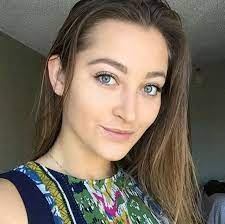
#> input picture image processing/download.jpeg, 225 x 224 px
$ python imagesmooth.py
#> lines starting #> are read from the running program, lines starting #| are printed output that depends on the picture
import cv2 as cv
from matplotlib import pyplot as pt
img = cv.imread('download.jpeg')
#> img is the input picture: shape (224, 225, 3); mean B, G, R 93.3, 107.1, 118.7
blur =cv.blur(img,(30,30))
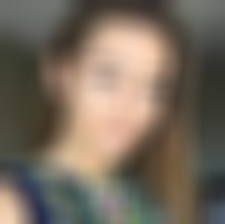
#> blur: shape (224, 225, 3); mean B, G, R 93.3, 107.1, 118.8
gaussian_blur = cv.GaussianBlur(img,(15,15),0)
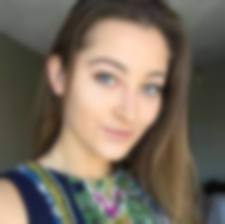
#> gaussian_blur: shape (224, 225, 3); mean B, G, R 93.3, 107.1, 118.7
median_blur = cv.medianBlur(img,5)
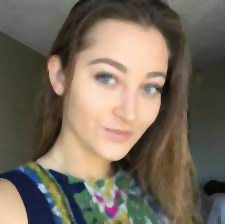
#> median_blur: shape (224, 225, 3); mean B, G, R 92.9, 106.9, 118.5
bilateram_filter = cv.bilateralFilter(img,30,120,120)
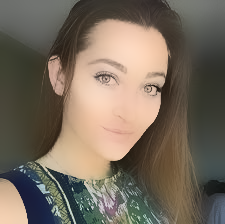
#> bilateram_filter: shape (224, 225, 3); mean B, G, R 93.4, 107.3, 119
pt.subplot(231)
pt.imshow(img)
pt.title('original')
pt.xticks([])
pt.yticks([])

pt.subplot(232)
pt.imshow(blur)
pt.title('blur')
pt.xticks([])
pt.yticks([])

pt.subplot(233)
pt.imshow(gaussian_blur)
pt.title('gaussian_blur')
pt.xticks([])
pt.yticks([])

pt.subplot(234)
pt.imshow(median_blur)
pt.title('median')
pt.xticks([])
pt.yticks([])

pt.subplot(235)
pt.imshow(bilateram_filter)
pt.title('bilateram')
pt.xticks([])
pt.yticks([])

pt.show()
#> figure, not shown here; B, G, R data is drawn as R, G, B
